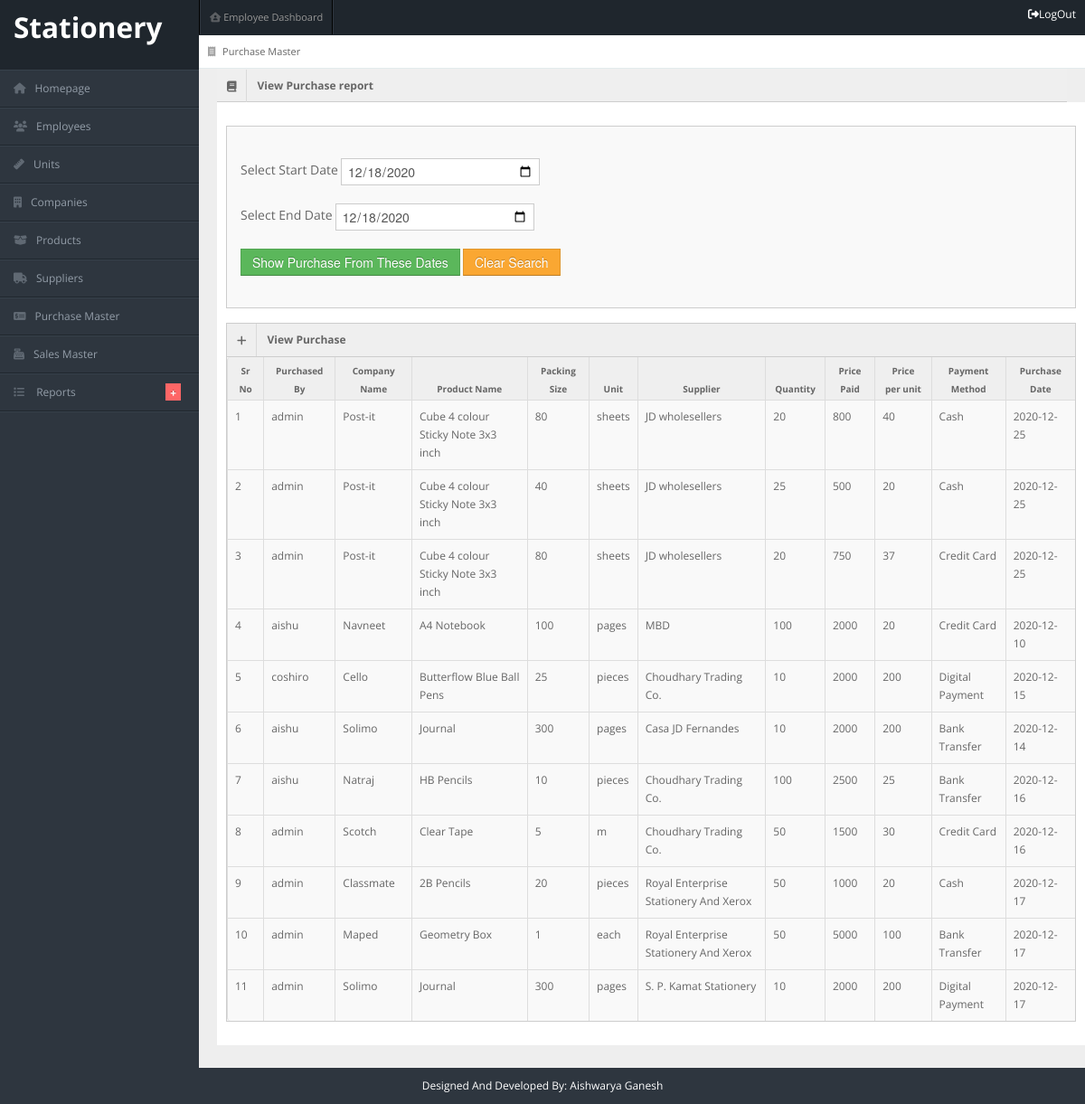
Screenshot of /Stationery_IMS/admin/purchase_report.php (signed in) with the database file from the repository.
### tables this page shows
CREATE TABLE `purchase_master` (
  `id` int(5) NOT NULL,
  `company_name` varchar(100) NOT NULL,
  `product_name` varchar(100) NOT NULL,
  `unit` varchar(50) NOT NULL,
  `packing_size` varchar(20) NOT NULL,
  `quantity` int(10) NOT NULL,
  `price` decimal(10,0) NOT NULL,
  `supplier` varchar(100) NOT NULL,
  `payment_method` varchar(100) NOT NULL,
  `date_of_purchase` date NOT NULL,
  `username` varchar(50) NOT NULL
);

### Stationery_IMS/admin/purchase_report.php (the view, shortened to what this page needs)
<?php
include "header.php";
include "../employee/connection.php";
 ?>
<div id="content">
    <div id="content-header">
        <div id="breadcrumb"><a href="#" title="Current page" class="tip-bottom"><i class="fas fa-receipt"></i></i>
          Purchase Master</a></div>
    </div>
    <div class="container-fluid">
      <div class="widget-title"> <span class="icon"><i class="fas fa-book"></i></span>
        <h5>View Purchase report</h5>
      </div>
        <div class="row-fluid" style="background-color: white; min-height: 1000px; padding:10px;">
          <div class="span12">
            <div class="widget-box">
              <div class="widget-content padding">
            <form class="form-inline" action="" name="form1" method="post">
                      <br>
                       <div class="form-group">
                           <label for="email">Select Start Date</label>
                           <input type="date" id="date_start" name="date_start" placeholder="YYYY-MM-DD" value="<?php echo date("Y-m-d") ?>">
                       </div>
                       <br>
                       <div class="form-group">
                           <label for="email">Select End Date</label>
                            <input type="date" id="date_end" name="date_end" placeholder="YYYY-MM-DD" value="<?php echo date("Y-m-d") ?>">
                       </div>
                       <br>
                       <button type="submit" name="submitDate" class="btn btn-success">Show Purchase From These Dates</button>
                       <button type="button" name="clear" class="btn btn-warning" onclick="window.location.href=window.location.href">Clear Search</button>
                   </form>
                   <br>
                  </div>
                </div>
            <div class="widget-box">
            <div class="widget-title"> <span class="icon"> <i class="fas fa-plus"></i> </span>
                <h5>View Purchase</h5>
              </div>
            <div class="widget-content nopadding">
              <table class="table table-bordered table-striped">
                <thead>
                  <tr>
                    <th>Sr No</th>
                    <th>Purchased By</th>
                    <th>Company Name</th>
                    <th>Product Name</th>
                    <th>Packing Size</th>
                    <th>Unit</th>
                    <th>Supplier</th>
                    <th>Quantity</th>
                    <th>Price Paid</th>
                    <th>Price per unit</th>
                    <th>Payment Method</th>
                    <th>Purchase Date</th>
                  </tr>
                </thead>
                <tbody>
                  <?php
                  if(isset($_POST["submitDate"]))
                  {
                    $res = mysqli_query($link,"select * from purchase_master where date_of_purchase>= '$_POST[date_start]' && date_of_purchase<='$_POST[date_end]'");
                  }
                  else
                  {
                    $res = mysqli_query($link,"select * from purchase_master");
                  }
                  $count =0;
                  while($row=mysqli_fetch_array($res))
                  {
                    $count = $count +1;
                      ?>
                      <tr>
                        <td><?php echo $count ?></td>
                        <td><?php echo $row["username"] ?></td>
                        <td><?php echo $row["company_name"] ?></td>
                        <td><?php echo $row["product_name"] ?></td>
                        <td><?php echo $row["packing_size"] ?></td>
                        <td><?php echo $row["unit"] ?></td>
                          <td><?php echo $row["supplier"] ?></td>
                        <td><?php echo $row["quantity"] ?></td>
                        <td><?php echo $row["price"] ?></td>
                        <td><?php
                          $ppu = bcdiv($row["price"],$row["quantity"]);
                        echo $ppu; ?></td>
                        <td><?php echo $row["payment_method"] ?></td>
                        <td><?php echo $row["date_of_purchase"] ?></td>
                      </tr>
                      <?php
                    }
                   ?>
                </tbody>
              </table>
            </div>
</div>
        </div>
</div>
    </div>
</div>
<?php
include "footer.php";
 ?>

### Stationery_IMS/admin/css/matrix-style.css (style rules this page uses)
* { outline:none !important; -moz-outline: none !important; }
html, body { height:100% }
body { overflow-x: hidden; margin-top: -10px; font-family: 'Open Sans', sans-serif; font-size:12px; color:#666; }
a { color:#666; }
select, textarea, input[type="text"], input[type="password"], input[type="datetime"], input[type="datetime-local"], input[type="date"], input[type="month"], input[type="time"], input[type="week"], input[type="number"], input[type="email"], input[type="url"], input[type="search"], input[type="tel"], input[type="color"], .uneditable-input, .label, .dropdown-menu, .btn, .well, .progress, .table-bordered, .btn-group > .btn:first-child, .btn-group > .btn:last-child, .btn-group > .btn:last-child, .btn-group > .dropdown-toggle, .alert { border-radius:0px; }
.btn, textarea, input[type="text"], input[type="password"], input[type="datetime"], input[type="datetime-local"], input[type="date"], input[type="month"], input[type="time"], input[type="week"], input[type="number"], input[type="email"], input[type="url"], input[type="search"], input[type="tel"], input[type="color"], .uneditable-input { box-shadow:none; }
.progress, .progress-success .bar, .progress .bar-success, .progress-warning .bar, .progress .bar-warning, .progress-danger .bar, .progress .bar-danger, .progress-info .bar, .progress .bar-info, .btn, .btn-primary { background-image:none; }
#content { background: none repeat scroll 0 0 #eeeeee; margin-left: 220px; margin-right: 0; padding-bottom: 25px; position: relative; min-height:100%; width: auto; }
#content-header { position: abslute; width: 100%; margin-top: -38px; z-index: 20; }
#breadcrumb { background-color: #fff; border-bottom: 1px solid #e3ebed; }
#breadcrumb a { padding: 8px 20px 8px 10px; display: inline-block; background-image: url('../img/breadcrumb.png'); background-position: center right; background-repeat: no-repeat; font-size: 11px; color: #666666; }
#breadcrumb a:last-child { background-image:none; }
#breadcrumb a i { margin-right: 5px; opacity: .6; }
.stat-boxes .peity_bar_good, .stat-boxes .peity_line_good, { color: #459D1C; }
.widget-box { background: none repeat scroll 0 0 #F9F9F9; border-left: 1px solid #CDCDCD; border-top: 1px solid #CDCDCD; border-right: 1px solid #CDCDCD; clear: both; margin-top: 16px; margin-bottom: 16px; position: relative; }
.widget-title, .modal-header, .table th, div.dataTables_wrapper .ui-widget-header { background:#efefef; border-bottom: 1px solid #CDCDCD; height: 36px; }
.widget-title span.icon { padding: 9px 10px 7px 11px; float: left; border-right:1px solid #dadada; }
.widget-title h5 { color: #666; float: left; font-size: 12px; font-weight: bold; padding: 12px; line-height: 12px; margin: 0; }
.widget-content { padding:15px; border-bottom: 1px solid #cdcdcd; }
.table th { height: auto; font-size: 10px; padding: 5px 10px 2px; border-bottom: 0; text-align: center; color: #666666; }
.nopadding { padding: 0 !important; }
.nopadding .table { margin-bottom: 0; }
.nopadding .table-bordered { border: 0; }
form { margin-bottom: 0; }

### Stationery_IMS/admin/css/matrix-media.css (style rules this page uses)
body { background:#2E363F; }

### rows the page displays
purchase_master: username "admin", company_name "Post-it", product_name "Cube 4 colour Sticky Note 3x3 inch", packing_size "80", unit "sheets", supplier "JD wholesellers", quantity "20", price "800", ppu "40", payment_method "Cash", date_of_purchase "2020-12-25"
purchase_master: username "admin", company_name "Post-it", product_name "Cube 4 colour Sticky Note 3x3 inch", packing_size "40", unit "sheets", supplier "JD wholesellers", quantity "25", price "500", ppu "20", payment_method "Cash", date_of_purchase "2020-12-25"
purchase_master: username "admin", company_name "Post-it", product_name "Cube 4 colour Sticky Note 3x3 inch", packing_size "80", unit "sheets", supplier "JD wholesellers", quantity "20", price "750", ppu "37", payment_method "Credit Card", date_of_purchase "2020-12-25"
purchase_master: username "aishu", company_name "Navneet", product_name "A4 Notebook", packing_size "100", unit "pages", supplier "MBD", quantity "100", price "2000", ppu "20", payment_method "Credit Card", date_of_purchase "2020-12-10"
purchase_master: username "coshiro", company_name "Cello", product_name "Butterflow Blue Ball Pens", packing_size "25", unit "pieces", supplier "Choudhary Trading Co.", quantity "10", price "2000", ppu "200", payment_method "Digital Payment", date_of_purchase "2020-12-15"
purchase_master: username "aishu", company_name "Solimo", product_name "Journal", packing_size "300", unit "pages", supplier "Casa JD Fernandes", quantity "10", price "2000", ppu "200", payment_method "Bank Transfer", date_of_purchase "2020-12-14"
purchase_master: username "aishu", company_name "Natraj", product_name "HB Pencils", packing_size "10", unit "pieces", supplier "Choudhary Trading Co.", quantity "100", price "2500", ppu "25", payment_method "Bank Transfer", date_of_purchase "2020-12-16"
purchase_master: username "admin", company_name "Scotch", product_name "Clear Tape", packing_size "5", unit "m", supplier "Choudhary Trading Co.", quantity "50", price "1500", ppu "30", payment_method "Credit Card", date_of_purchase "2020-12-16"
purchase_master: username "admin", company_name "Classmate", product_name "2B Pencils", packing_size "20", unit "pieces", supplier "Royal Enterprise Stationery And Xerox", quantity "50", price "1000", ppu "20", payment_method "Cash", date_of_purchase "2020-12-17"
purchase_master: username "admin", company_name "Maped", product_name "Geometry Box", packing_size "1", unit "each", supplier "Royal Enterprise Stationery And Xerox", quantity "50", price "5000", ppu "100", payment_method "Bank Transfer", date_of_purchase "2020-12-17"
purchase_master: username "admin", company_name "Solimo", product_name "Journal", packing_size "300", unit "pages", supplier "S. P. Kamat Stationery", quantity "10", price "2000", ppu "200", payment_method "Digital Payment", date_of_purchase "2020-12-17"
